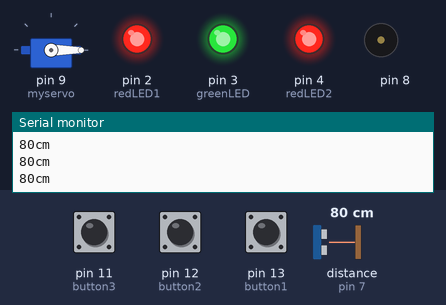
This sketch was run on a simulated Arduino Uno, built with avr-gcc and run on an emulated ATmega328P. On the bench: servo, output pins drawn as LEDs (lit = HIGH), buzzer (waves = sounding), the last lines printed to the serial monitor. Wiring (inferred from the names in the program): ultrasonic range finder: trigger pin 6; echo pin 7. Inputs (shaded band) come from the test bench; at power-on: pin 13 (button1) LOW, pin 12 (button2) LOW, pin 11 (button3) LOW, distance to the obstacle (sensor on pin 7) 80 cm. The echo pulse lasts 58.3 µs per cm; pins used as bus, display or sensor lines are not drawn.

Above: at 1.2 s.
1.3 s: pin 13 (button1) pulled HIGH for 0.15 s
At 2.6 s:
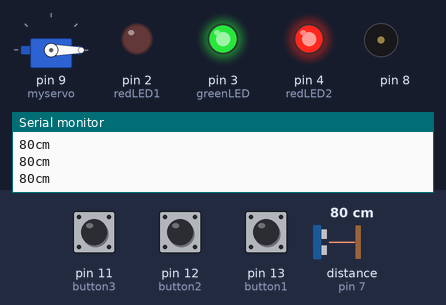
2.9 s: pin 12 (button2) pulled HIGH for 0.15 s
At 3.5 s:
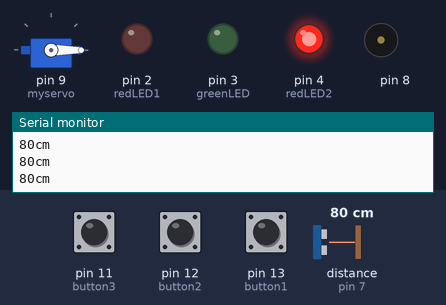
4.5 s: pin 11 (button3) pulled HIGH for 0.15 s
At 5.13 s:
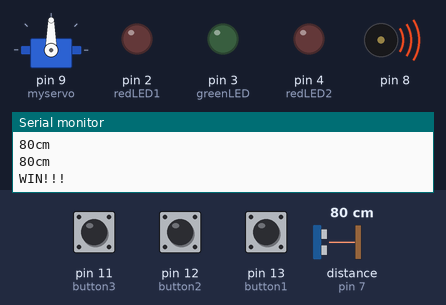
7.5 s: distance to the obstacle (sensor on pin 7) set to 18 cm
10.5 s: distance to the obstacle (sensor on pin 7) set to 14 cm
At 12.5 s:
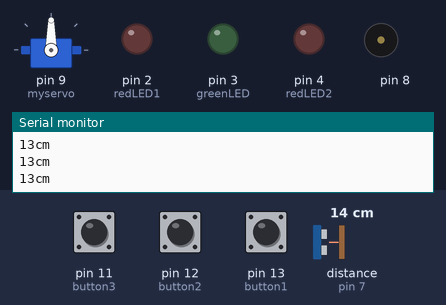
13.5 s: distance to the obstacle (sensor on pin 7) set to 35 cm
At 14.13 s:
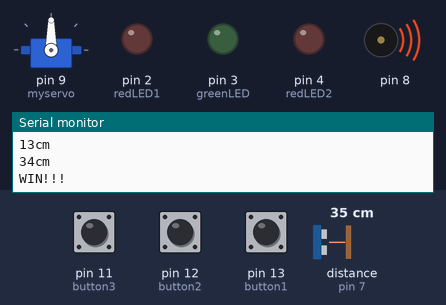
Timing chart, 0 to 17.5 s (numbered marks = the images above; inputs shaded):
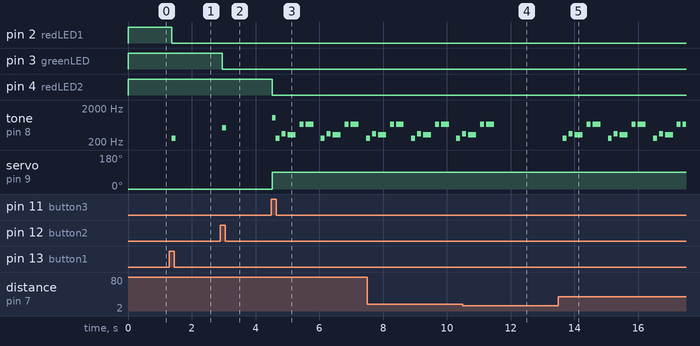

Measured:
- the behaviour switches between 17 and 16 cm on distance to the obstacle (sensor on pin 7) (found by bisection; images 3 and 4)
- after the input at 1.3 s, pin 2 (redLED1): HIGH → LOW after 0.07 s; tone on pin 8: silent → 262 Hz after 0.07 s, → silent 0.13 s later
- after the input at 2.9 s, pin 3 (greenLED): HIGH → LOW after 0.05 s; tone on pin 8: silent → 523 Hz after 0.05 s, → silent 0.13 s later
- after the input at 4.5 s, pin 4 (redLED2): HIGH → LOW at once; tone on pin 8: silent → 1047 Hz at once, then repeats every 1.4 s: 262 Hz 0.13 s, silent 0.06 s, 349 Hz 0.13 s, silent 0.06 s, 330 Hz 0.25 s, silent 0.13 s, 659 Hz 0.13 s, silent 0.06 s, 659 Hz 0.25 s, silent 0.23 s; servo on pin 9 (myservo): 0° → 90° at once
- after the input at 10.5 s, tone on pin 8: goes on until 11.5 s, then stays silent
- after the input at 13.5 s, tone on pin 8: silent → 262 Hz after 0.14 s, then repeats every 1.4 s: silent 0.06 s, 349 Hz 0.13 s, silent 0.06 s, 330 Hz 0.25 s, silent 0.13 s, 659 Hz 0.13 s, silent 0.06 s, 659 Hz 0.25 s, silent 0.23 s, 262 Hz 0.13 s

The sketch:

cclab_arduino_final2.ino
```cpp
#include "pitches.h"
#include <Servo.h>
Servo myservo;

int trigPin = 6;
int echoPin = 7;

int redLED1 = 2;
int button1 = 13;
int greenLED = 3;
int button2 = 12;
int redLED2 = 4;
int button3 = 11;

boolean led1GON = false;
boolean led2GON = false;
boolean led3GON = false;
boolean flagTurn = false;

  int countSound[] = {NOTE_C4,NOTE_C5,NOTE_C6};
  int countPitch[] = {8, 8, 8};

  int melody[] = {
  NOTE_C4, NOTE_F4, NOTE_E4, NOTE_E5, NOTE_E5
};

int noteDurations[] = {
  8, 8, 4, 8, 4
};

void setup() {
  myservo.attach(9);
  myservo.write(0);

   Serial.begin (9600);
  pinMode(trigPin, OUTPUT);
  pinMode(echoPin, INPUT);

  pinMode(button1, INPUT);
  pinMode(redLED1, OUTPUT);
  pinMode(button2, INPUT);
  pinMode(greenLED, OUTPUT);
  pinMode(button3, INPUT);
  pinMode(redLED2, OUTPUT);

  digitalWrite(redLED1,HIGH);
  digitalWrite(greenLED,HIGH);
  digitalWrite(redLED2,HIGH);
}

void loop() {
  int buttonState1 = digitalRead(button1);
  int buttonState2 = digitalRead(button2);
  int buttonState3 = digitalRead(button3);

  if(buttonState1 == HIGH){
    digitalWrite(redLED1,LOW);
    tone(8,countSound[0], 1000/countPitch[0]);
    led1GON = true;
    }

   if(buttonState2 == HIGH && led1GON == true){
    digitalWrite(greenLED,LOW);
    tone(8,countSound[1], 1000/countPitch[1]);
    led2GON = true;
    }

   if(buttonState3 == HIGH && led1GON == true && led2GON == true){
    digitalWrite(redLED2,LOW);
    tone(8,countSound[2], 1000/countPitch[2]);
    led3GON = true;
    }

 if(led1GON==true && led2GON==true && led3GON==true){
  myservo.write(90);
  flagTurn = true;
   }

 long duration, cm;
    // The PING))) is triggered by a HIGH pulse of 2 or more microseconds.
  // Give a short LOW pulse beforehand to ensure a clean HIGH pulse:
  digitalWrite(trigPin, LOW);
  delayMicroseconds(2);
  digitalWrite(trigPin, HIGH);
  delayMicroseconds(5);
  digitalWrite(trigPin, LOW);
  // The same pin is used to read the signal from the PING))): a HIGH
  // pulse whose duration is the time (in microseconds) from the sending
  // of the ping to the reception of its echo off of an object.
  duration = pulseIn(echoPin, HIGH);

  // convert the time into a distance
  cm = microsecondsToCentimeters(duration);

  Serial.print(cm);
  Serial.println("cm");
  delay(100);

 if(flagTurn == true){
      if ( 15 < cm) {
    Serial.println("WIN!!!");
    for (int thisNote = 0; thisNote < 5; thisNote++) {

      tone(8, melody[thisNote], 1000 /noteDurations[thisNote]);

      int pauseBetweenNotes = 1000 /noteDurations[thisNote] * 1.50;
      delay(pauseBetweenNotes);
      // stop the tone playing:
      noTone(8);
     }
    }

   }
}

long microsecondsToCentimeters(long microseconds) {
  // The speed of sound is 340 m/s or 29 microseconds per centimeter.
  // The ping travels out and back, so to find the distance of the
  // object we take half of the distance travelled.
  return microseconds / 29 / 2;
}
```

pitches.h
```cpp
/*************************************************
 * Public Constants
 *************************************************/

#define NOTE_B0  31
#define NOTE_C1  33
#define NOTE_CS1 35
#define NOTE_D1  37
#define NOTE_DS1 39
#define NOTE_E1  41
#define NOTE_F1  44
#define NOTE_FS1 46
#define NOTE_G1  49
#define NOTE_GS1 52
#define NOTE_A1  55
#define NOTE_AS1 58
#define NOTE_B1  62
#define NOTE_C2  65
#define NOTE_CS2 69
#define NOTE_D2  73
#define NOTE_DS2 78
#define NOTE_E2  82
#define NOTE_F2  87
#define NOTE_FS2 93
#define NOTE_G2  98
#define NOTE_GS2 104
#define NOTE_A2  110
#define NOTE_AS2 117
#define NOTE_B2  123
#define NOTE_C3  131
#define NOTE_CS3 139
#define NOTE_D3  147
#define NOTE_DS3 156
#define NOTE_E3  165
#define NOTE_F3  175
#define NOTE_FS3 185
#define NOTE_G3  196
#define NOTE_GS3 208
#define NOTE_A3  220
#define NOTE_AS3 233
#define NOTE_B3  247
#define NOTE_C4  262
#define NOTE_CS4 277
#define NOTE_D4  294
#define NOTE_DS4 311
#define NOTE_E4  330
#define NOTE_F4  349
#define NOTE_FS4 370
#define NOTE_G4  392
#define NOTE_GS4 415
#define NOTE_A4  440
#define NOTE_AS4 466
#define NOTE_B4  494
#define NOTE_C5  523
#define NOTE_CS5 554
#define NOTE_D5  587
#define NOTE_DS5 622
#define NOTE_E5  659
#define NOTE_F5  698
#define NOTE_FS5 740
#define NOTE_G5  784
#define NOTE_GS5 831
#define NOTE_A5  880
#define NOTE_AS5 932
#define NOTE_B5  988
#define NOTE_C6  1047
#define NOTE_CS6 1109
#define NOTE_D6  1175
#define NOTE_DS6 1245
#define NOTE_E6  1319
#define NOTE_F6  1397
#define NOTE_FS6 1480
#define NOTE_G6  1568
#define NOTE_GS6 1661
#define NOTE_A6  1760
#define NOTE_AS6 1865
#define NOTE_B6  1976
#define NOTE_C7  2093
#define NOTE_CS7 2217
#define NOTE_D7  2349
#define NOTE_DS7 2489
#define NOTE_E7  2637
#define NOTE_F7  2794
#define NOTE_FS7 2960
#define NOTE_G7  3136
#define NOTE_GS7 3322
#define NOTE_A7  3520
#define NOTE_AS7 3729
#define NOTE_B7  3951
#define NOTE_C8  4186
#define NOTE_CS8 4435
#define NOTE_D8  4699
#define NOTE_DS8 4978
```
